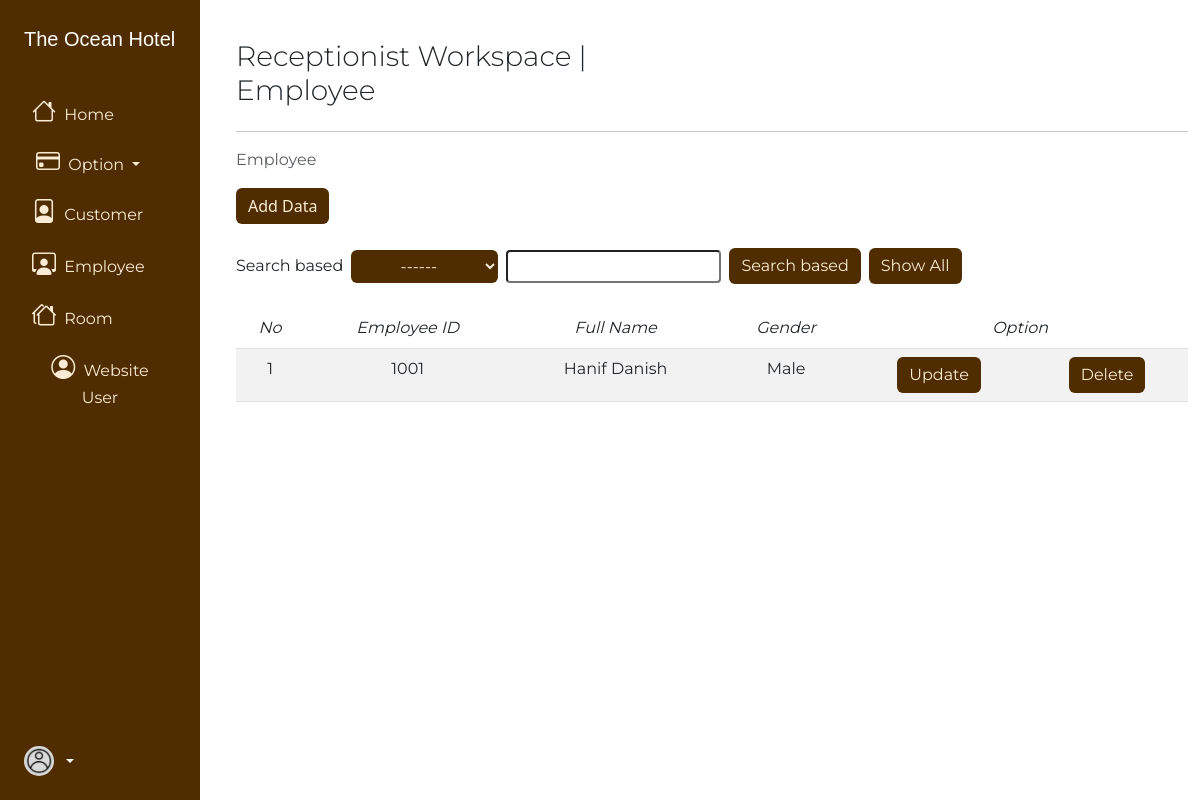
The app's page /receptionist/show_karyawan.php with its own data.
### tables this page shows
CREATE TABLE `employee` (
  `employee_id` varchar(30) NOT NULL,
  `employee_name` varchar(30) NOT NULL,
  `gender` enum('Male','Female') NOT NULL
);

### receptionist/show_karyawan.php (the view, shortened to what this page needs)
<!doctype html>
<html lang="en">
  <head>
    <link rel="stylesheet" href="../css/style.css">
    <link rel="stylesheet" href="https://cdn.jsdelivr.net/npm/bootstrap-icons@1.10.3/font/bootstrap-icons.css">
    <link href="https://cdn.jsdelivr.net/npm/bootstrap@5.3.0-alpha1/dist/css/bootstrap.min.css" rel="stylesheet">
  </head>
  <body>
		<div>
			<div class="row flex-nowrap gap-4">
				<div class="col-auto col-md-3 col-xl-2 px-sm-2 px-0 text-primary" style="background-color: #4f2d01;">
					<div class="d-flex flex-column align-items-center align-items-sm-start px-3 pt-4 gap-3 text-white min-vh-100">
						<a href="index.php" class="d-flex align-items-center pb-3 mb-md-0 me-md-auto text-white text-decoration-none">
							<span class="fs-5 d-none d-sm-inline font-leyton">The Ocean Hotel</span>
						</a>
						<ul class="nav nav-pills flex-column mb-sm-auto mb-0 align-items-center align-items-sm-start font-montserrat" id="menu">
							<li class="nav-item">
								<a class="nav-link align-middle p-2 btn btn-dark btn-md" href="index.php">
									<i class="bi bi-house fs-4"></i>
									<span class="ms-1 d-none d-sm-inline">Home</span>
								</a>
							</li>
							<li class="nav-item">
								<div class="dropdown">
									<a class="btn btn-dark btn-md dropdown-toggle" href="#" role="button" data-bs-toggle="dropdown" aria-expanded="false">
										<i class="fs-4 bi bi-credit-card"></i>
										<span class="ms-1 d-none d-sm-inline">Option</span>
									</a>
								</div>
							</li>
							<li class="nav-item">
								<a href="show_pengunjung.php" class="nav-link align-middle p-2 btn btn-dark btn-md">
									<i class="fs-4 bi bi-file-person"></i>
									<span class="ms-1 d-none d-sm-inline">Customer</span>
								</a>
							</li>
							<li class="nav-item">
								<a href="show_karyawan.php" class="nav-link align-middle p-2 btn btn-dark btn-md active" aria-current="page">
									<i class="fs-4 bi bi-person-workspace"></i>
									<span class="ms-1 d-none d-sm-inline">Employee</span>
								</a>
							</li>
							<li class="nav-item">
								<a href="show_kamar.php" class="nav-link align-middle p-2 btn btn-dark btn-md">
									<i class="fs-4 bi bi-houses"></i>
									<span class="ms-1 d-none d-sm-inline">Room</span>
								</a>
							</li>
							<li class="nav-item">
								<a href="show_website_user.php" class="nav-link align-middle p-2 btn btn-dark btn-md">
									<i class="fs-4 bi bi-person-circle"></i>
									<span class="ms-1 d-none d-sm-inline">Website User</span>
								</a>
							</li>
						</ul>
						<div class="dropdown pb-4 font-montserrat">
							<a href="#" class="d-flex align-items-center text-white text-decoration-none dropdown-toggle" id="dropdownUser1" data-bs-toggle="dropdown" aria-expanded="false">
								<img src="../img/user.png" alt="hugenerd" width="30" height="30" class="rounded-circle">
							</a>
						</div>
					</div>
				</div>
				<div class="col py-3 ml-2">
					<div class="container">
						<header class="mt-4 row">
							<div class="col">
								<h3 class="fw-light font-montserrat">Receptionist Workspace | Employee</h3>
							</div>
							<div class="col d-flex justify-content-end align-items-center">
							</div>
						</header>
						<hr>
						<nav aria-label="breadcrumb">
							<ol class="breadcrumb font-montserrat">
								<li class="breadcrumb-item active" aria-current="page">Employee</li>
							</ol>
						</nav>
						<main class="mt-3">
							<section>
								<a href="add_karyawan.php" class="btn btn-dark btn-md font-montserrat">Add Data</a>
							</section>
							<section class="mt-4">
										<form action="" method="post">
											<div class="d-flex align-items-center flex-wrap gap-2 font-montserrat">
												<div class="">
													<label for="">Search based</label>
												</div>
												<div class="">
													<select name="choose" id="search" class="btn btn-dark btn-md">
														<option value="">------</option>
													</select>
												</div>
												<div class="">
													<input type="text" name="searchtext" class="form-control-sm">
												</div>
												<div class="">
													<input type="submit" name="search" value="Search based" class="btn btn-dark btn-md">
												</div>
												<div class="">
													<input type="submit" name="all" value="Show All" class="btn btn-dark btn-md">
												</div>
											</div>
										</form>
							</section>
							<section class="table-responsive-md font-montserrat mt-4">
								<table class="table table-striped text-center">
									<thead>
										<tr>
											<th scope="col" class="fst-italic fw-normal">No</th>
											<th scope="col" class="fst-italic fw-normal">Employee ID</th>
											<th scope="col" class="fst-italic fw-normal">Full Name</th>
											<th scope="col" class="fst-italic fw-normal">Gender</th>
											<th scope="col" colspan="2" class="fst-italic fw-normal">Option</th>
										</tr>
									</thead>
									<tbody>
										<?php
										include '../koneksi.php';
										$input_employee = "";
										if (isset($_POST['search'])) {
											$option = $_POST['choose'];
											$data_name = $_POST['searchtext'];
											$input_employee = mysqli_query($koneksi, "SELECT * FROM employee WHERE $option LIKE '%$data_name%'");
										}
										else{
											$input_employee = mysqli_query($koneksi, "SELECT * FROM employee");
										}
										?>
										<?php
										$no = 1;
										foreach ($input_employee as $row) {
											echo "<tr>
															<td>$no</td>
															<td>" . $row['employee_id'] . "</td>
															<td>" . $row['employee_name'] . "</td>
															<td>" . $row['gender'] . "</td>
															<td>
																	<a href='update_karyawan.php?employee_id=$row[employee_id]' class='btn btn-dark btn-md'>Update</a>
															</td>
															<td>
																	<a href='delete/delete_karyawan.php?employee_id=$row[employee_id]' class='btn btn-dark btn-md'>Delete</a>
															</td>
														</tr>";
											$no++;
										}
										?>
									</tbody>
								</table>
							</section>
						</main>
					</div>
				</div>
			</div>
		</div>
  </body>
</html>

### css/style.css (style rules this page uses)
.row { --bs-gutter-x: 0 !important; }
.font-leyton { font-family: 'leyton', sans-serif; }
.font-montserrat { font-family: 'montserrat-200', sans-serif; }
.btn-dark { background-color: rgb(79, 45, 1) !important; border: none !important; color: antiquewhite !important; }
.text-primary { --bs-text-opacity: 1; color: antiquewhite !important; }

### records on screen
employee: employee_id "1001", employee_name "Hanif Danish", gender "Male"
